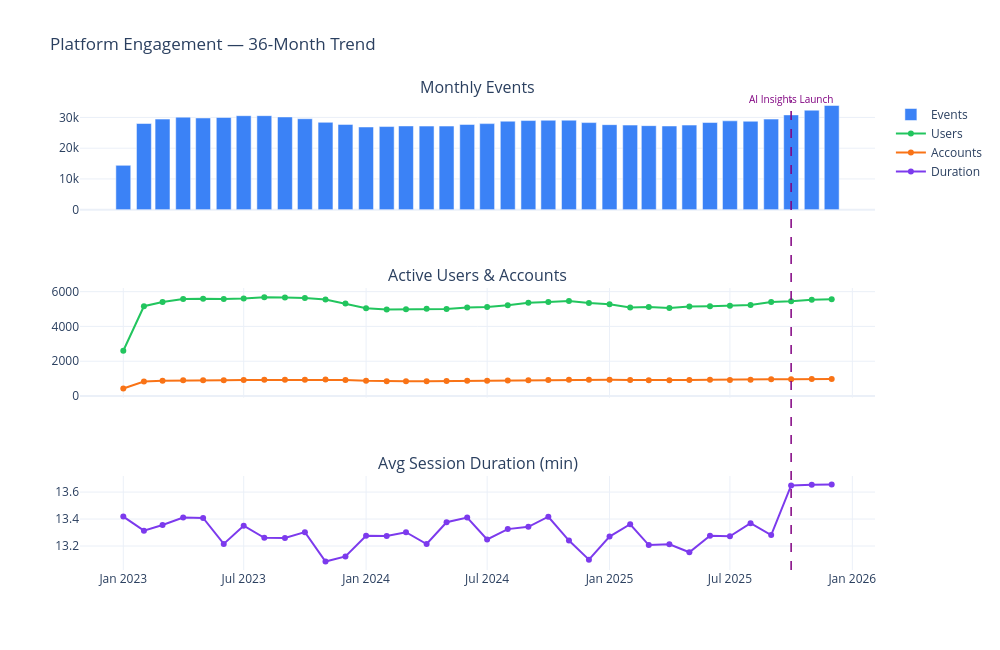

Source (notebook cell):
### Markdown cell above
## 2. Engagement Over Time

### Code cell
# ── Monthly engagement metrics ──
monthly = q("""
    SELECT strftime('%Y-%m', event_date) as month,
           COUNT(*) as events,
           COUNT(DISTINCT user_id) as active_users,
           COUNT(DISTINCT saas_customer_id) as active_accounts,
           COUNT(DISTINCT session_id) as sessions,
           AVG(duration_seconds) / 60.0 as avg_session_min
    FROM v_usage_events_clean
    GROUP BY month ORDER BY month
""")

fig = make_subplots(rows=3, cols=1, shared_xaxes=True,
                    subplot_titles=("Monthly Events", "Active Users & Accounts",
                                    "Avg Session Duration (min)"),
                    row_heights=[0.35, 0.35, 0.30])

fig.add_trace(go.Bar(x=monthly.month, y=monthly.events, marker_color="#3b82f6",
                     name="Events"), row=1, col=1)
fig.add_trace(go.Scatter(x=monthly.month, y=monthly.active_users, name="Users",
                         mode="lines+markers", line=dict(color="#22c55e")), row=2, col=1)
fig.add_trace(go.Scatter(x=monthly.month, y=monthly.active_accounts, name="Accounts",
                         mode="lines+markers", line=dict(color="#f97316")), row=2, col=1)
fig.add_trace(go.Scatter(x=monthly.month, y=monthly.avg_session_min, name="Duration",
                         mode="lines+markers", line=dict(color="#7c3aed")), row=3, col=1)

fig.add_shape(type="line", x0="2025-10", x1="2025-10", y0=0, y1=1, yref="paper",
              line=dict(dash="dash", color="purple", width=1.5))
fig.add_annotation(x="2025-10", y=1, yref="paper", text="AI Insights Launch",
                   showarrow=False, font=dict(color="purple", size=10), yshift=10)

fig.update_layout(height=650, width=1000, showlegend=True,
                  title_text="Platform Engagement — 36-Month Trend")
fig.show()

### Figure 1 — Plotly figure (JSON) as saved in the notebook; plotly's stock layout.template omitted (floating-point values rounded to 4 significant figures)
{"data": [{"marker": {"color": "#3b82f6"}, "name": "Events", "type": "bar", "x": ["2023-01", "2023-02", "2023-03", "2023-04", "2023-05", "2023-06", "2023-07", "2023-08", "2023-09", "2023-10", "2023-11", "2023-12", "2024-01", "2024-02", "2024-03", "2024-04", "2024-05", "2024-06", "2024-07", "2024-08", "2024-09", "2024-10", "2024-11", "2024-12", "2025-01", "2025-02", "2025-03", "2025-04", "2025-05", "2025-06", "2025-07", "2025-08", "2025-09", "2025-10", "2025-11", "2025-12"], "xaxis": "x", "y": [14413, 28033, 29468, 30110, 29846, 30001, 30577, 30588, 30172, 29591, 28419, 27743, 26904, 27044, 27240, 27194, 27200, 27731, 27996, 28785, 28993, 29092, 29112, 28335, 27662, 27521, 27335, 27230, 27521, 28353, 28903, 28771, 29467, 30839, 32368, 33898], "yaxis": "y"}, {"line": {"color": "#22c55e"}, "mode": "lines+markers", "name": "Users", "type": "scatter", "x": ["2023-01", "2023-02", "2023-03", "2023-04", "2023-05", "2023-06", "2023-07", "2023-08", "2023-09", "2023-10", "2023-11", "2023-12", "2024-01", "2024-02", "2024-03", "2024-04", "2024-05", "2024-06", "2024-07", "2024-08", "2024-09", "2024-10", "2024-11", "2024-12", "2025-01", "2025-02", "2025-03", "2025-04", "2025-05", "2025-06", "2025-07", "2025-08", "2025-09", "2025-10", "2025-11", "2025-12"], "xaxis": "x2", "y": [2600, 5162, 5407, 5576, 5592, 5576, 5612, 5679, 5658, 5635, 5552, 5316, 5043, 4975, 4989, 5022, 5004, 5092, 5124, 5219, 5356, 5403, 5456, 5350, 5271, 5089, 5122, 5060, 5146, 5159, 5184, 5226, 5405, 5444, 5531, 5566], "yaxis": "y2"}, {"line": {"color": "#f97316"}, "mode": "lines+markers", "name": "Accounts", "type": "scatter", "x": ["2023-01", "2023-02", "2023-03", "2023-04", "2023-05", "2023-06", "2023-07", "2023-08", "2023-09", "2023-10", "2023-11", "2023-12", "2024-01", "2024-02", "2024-03", "2024-04", "2024-05", "2024-06", "2024-07", "2024-08", "2024-09", "2024-10", "2024-11", "2024-12", "2025-01", "2025-02", "2025-03", "2025-04", "2025-05", "2025-06", "2025-07", "2025-08", "2025-09", "2025-10", "2025-11", "2025-12"], "xaxis": "x2", "y": [435, 829, 877, 902, 910, 912, 925, 930, 933, 941, 947, 927, 879, 851, 843, 845, 856, 870, 870, 888, 907, 924, 935, 941, 934, 918, 908, 908, 921, 928, 925, 929, 960, 967, 974, 978], "yaxis": "y2"}, {"line": {"color": "#7c3aed"}, "mode": "lines+markers", "name": "Duration", "type": "scatter", "x": ["2023-01", "2023-02", "2023-03", "2023-04", "2023-05", "2023-06", "2023-07", "2023-08", "2023-09", "2023-10", "2023-11", "2023-12", "2024-01", "2024-02", "2024-03", "2024-04", "2024-05", "2024-06", "2024-07", "2024-08", "2024-09", "2024-10", "2024-11", "2024-12", "2025-01", "2025-02", "2025-03", "2025-04", "2025-05", "2025-06", "2025-07", "2025-08", "2025-09", "2025-10", "2025-11", "2025-12"], "xaxis": "x3", "y": [13.42, 13.31, 13.36, 13.41, 13.41, 13.22, 13.35, 13.26, 13.26, 13.3, 13.08, 13.12, 13.28, 13.27, 13.3, 13.21, 13.38, 13.41, 13.25, 13.33, 13.34, 13.42, 13.24, 13.1, 13.27, 13.36, 13.21, 13.21, 13.15, 13.28, 13.27, 13.37, 13.28, 13.65, 13.65, 13.66], "yaxis": "y3"}], "layout": {"annotations": [{"font": {"size": 16}, "showarrow": false, "text": "Monthly Events", "x": 0.5, "xanchor": "center", "xref": "paper", "y": 1, "yanchor": "bottom", "yref": "paper"}, {"font": {"size": 16}, "showarrow": false, "text": "Active Users & Accounts", "x": 0.5, "xanchor": "center", "xref": "paper", "y": 0.6, "yanchor": "bottom", "yref": "paper"}, {"font": {"size": 16}, "showarrow": false, "text": "Avg Session Duration (min)", "x": 0.5, "xanchor": "center", "xref": "paper", "y": 0.2, "yanchor": "bottom", "yref": "paper"}, {"font": {"color": "purple", "size": 10}, "showarrow": false, "text": "AI Insights Launch", "x": "2025-10", "y": 1, "yref": "paper", "yshift": 10}], "height": 650, "shapes": [{"line": {"color": "purple", "dash": "dash", "width": 1.5}, "type": "line", "x0": "2025-10", "x1": "2025-10", "y0": 0, "y1": 1, "yref": "paper"}], "showlegend": true, "title": {"text": "Platform Engagement — 36-Month Trend"}, "width": 1000, "xaxis": {"anchor": "y", "domain": [0, 1], "matches": "x3", "showticklabels": false}, "xaxis2": {"anchor": "y2", "domain": [0, 1], "matches": "x3", "showticklabels": false}, "xaxis3": {"anchor": "y3", "domain": [0, 1]}, "yaxis": {"anchor": "x", "domain": [0.7667, 1]}, "yaxis2": {"anchor": "x2", "domain": [0.3667, 0.6]}, "yaxis3": {"anchor": "x3", "domain": [0, 0.2]}}}
